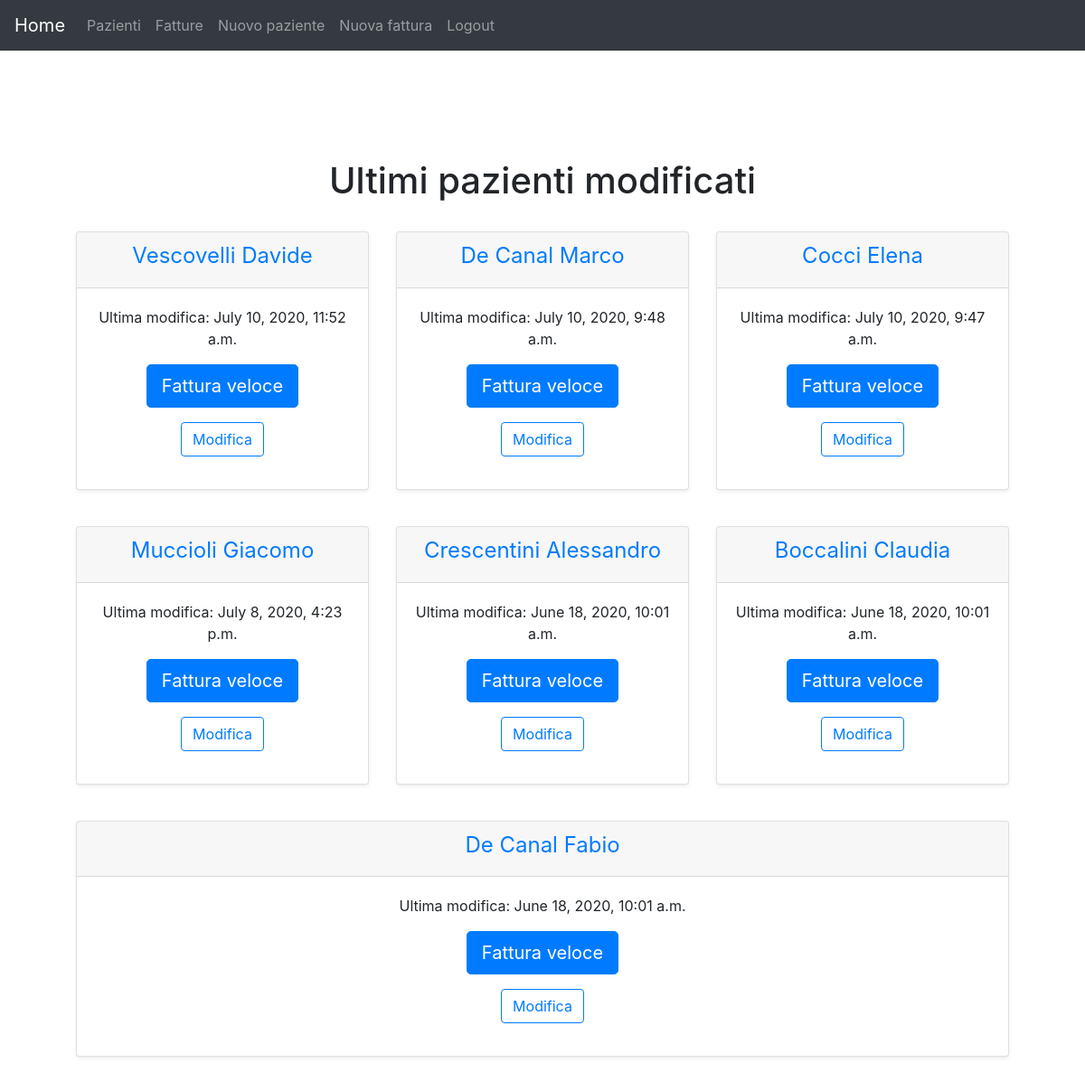
Before: /gestione/ (signed in) with the older database file.
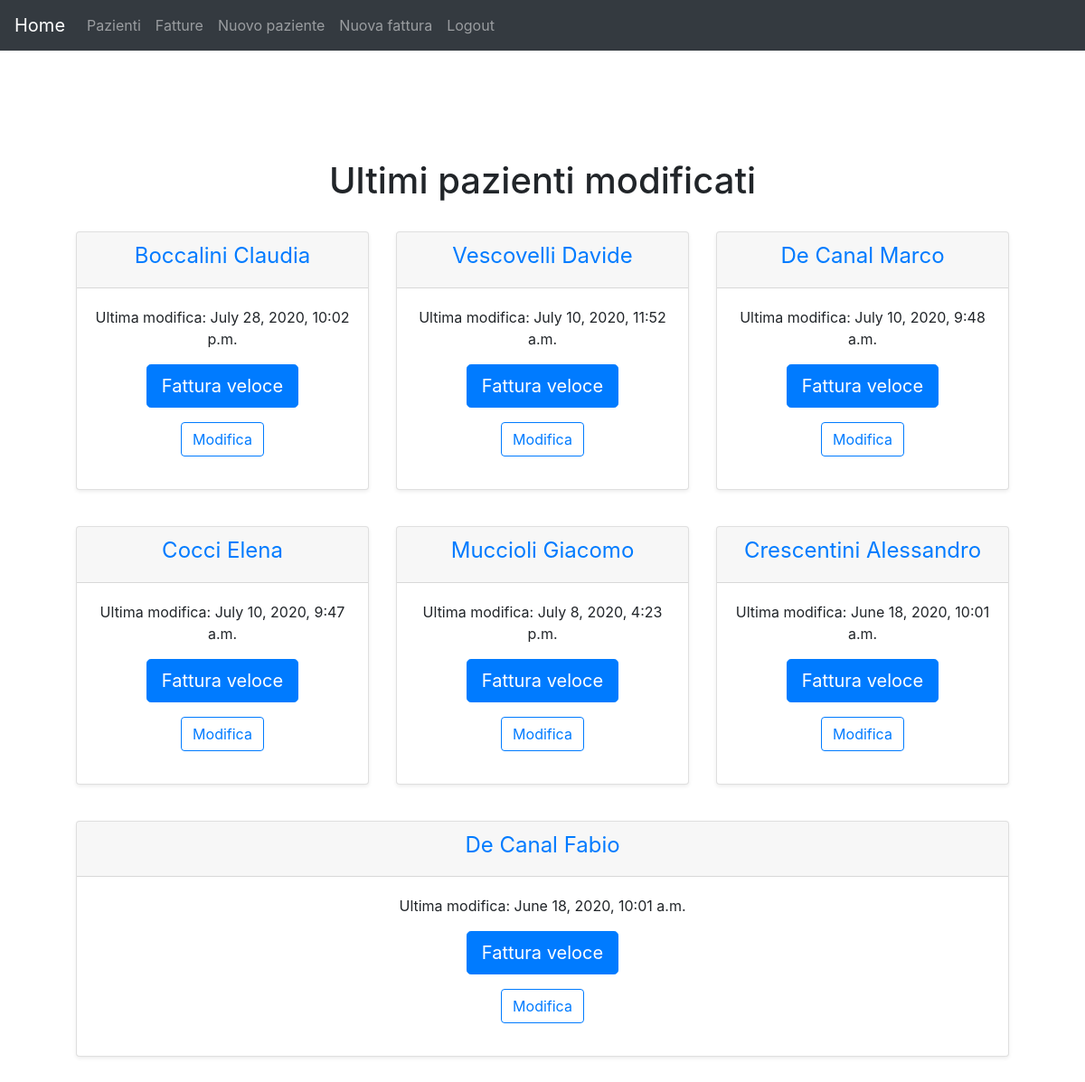
After: the same page with the newer database file.
### gestione/models.py (models this page shows)
class Paziente(models.Model):
	cognome = models.CharField(max_length = 100, help_text = 'Cognome')
	nome = models.CharField(max_length = 100, help_text = 'Nome')
	codfisc = models.CharField("Codice fiscale", max_length = 16, help_text = 'Codice fiscale', blank = True)
	piva = models.CharField('Partita Iva', max_length = 50, help_text = 'P. Iva', blank = True)
	paese = models.CharField('Città', max_length = 100, help_text = 'Città', blank = True)
	provincia = models.CharField(max_length = 2, help_text = 'Prov.', blank = True)
	cap = models.CharField('CAP', max_length = 5, help_text = 'CAP', blank = True)
	via = models.CharField(max_length = 100, help_text = 'Via', blank = True)
	civico = models.CharField('N. civico', max_length = 30, help_text = 'N. civico', blank = True)
	telefono = models.CharField(max_length = 25, help_text = 'Telefono', blank = True)
	email = models.EmailField(help_text = 'email', blank = True)
	data_nascita  = models.DateField('Data di nascita', help_text = 'Data di nascita <em>YYYY-MM-DD</em>.', blank = True, null=True)
	paese_nascita = models.CharField('Città di nascita', max_length = 100, help_text = 'Città di nascita', blank = True)
	provincia_nascita = models.CharField('Provincia di nascita',max_length = 2, help_text = 'Prov. di nascita', blank = True)
	prezzo = models.DecimalField(help_text = 'Prezzo', max_digits = 8, decimal_places = 2, blank = True, default = 50.00)
	ultima_modifica = models.DateTimeField(help_text = 'Ultima modifica', auto_now = True)
	class Meta:
		ordering = ['cognome','nome']
	def __str__(self):
		return ' '.join([self.cognome, self.nome])
	def get_absolute_url(self):
		return reverse('dettaglio-paziente', args=[str(self.id)])

### gestione/views.py (the view)
# urls.py: path('', views.home_page, name='home'),
@login_required
@permission_required('gestione.view_paziente')
def home_page(request):
    paz = Paziente.objects.all().order_by('-ultima_modifica')[:15]
    indici = [1,4,7,10,13]
    context = {
        'num_paz': len(paz),
        'paz':paz,
        'indici':indici,
    }
    return render(request,'gestione/home.html',context)

### gestione/templates/gestione/home.html
{% extends 'generic.html' %}
{% block main-content %}
<div class="pricing-header px-3 py-3 pt-md-5 pb-md-4 mx-auto text-center">
<h1>Ultimi pazienti modificati</h1>
</div>
<div class="container">
{% for p in paz %}
{% if forloop.counter in indici %}
<div class="card-deck mb-3 text-center">
{% endif %}
    <div class="card mb-4 shadow-sm">
        <div class="card-header">
            <h4 class="font-weight-normal">
            <a href="{{p.get_absolute_url}}">
            {{p}}</a></h4>
        </div>
        <div class="card-body">
            <p>Ultima modifica: {{p.ultima_modifica}}</p>
            <p><a class="btn btn-primary btn-lg" href="{% url 'fattura-veloce' p.pk %}">Fattura veloce</a></p>
            <p><a class="btn btn-outline-primary" href="{% url 'modifica-paziente' p.pk %}">Modifica</a></p>
        </div>
    </div>
{% if forloop.counter|add:"1" in indici %}
</div>
{% endif %}
{% endfor %}
</div>
{% endblock main-content %}

Changed rows visible on the page:
changed Paziente "Boccalini Claudia": ultima_modifica "June 18, 2020, 10:01 a.m." → "July 28, 2020, 10:02 p.m."; moves up the list
